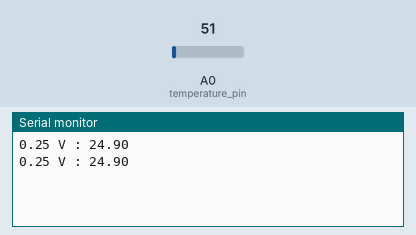
The sketch below on a simulated Arduino Mega 2560, built with avr-gcc and run on an emulated ATmega2560. Parts: the last lines printed to the serial monitor. The test bench sets the inputs (shaded band); at power-on: A0 (temperature_pin) = 51.

Above: at 1.8 s.
1.9 s: A0 (temperature_pin) set to 61
At 2.8 s:
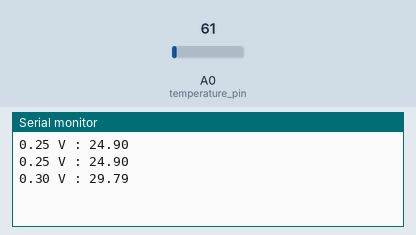
3.4 s: A0 (temperature_pin) set to 71
At 4.8 s:
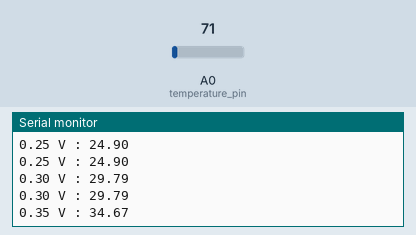
Timing chart, 0 to 6.4 s (numbered marks = the images above; inputs shaded):
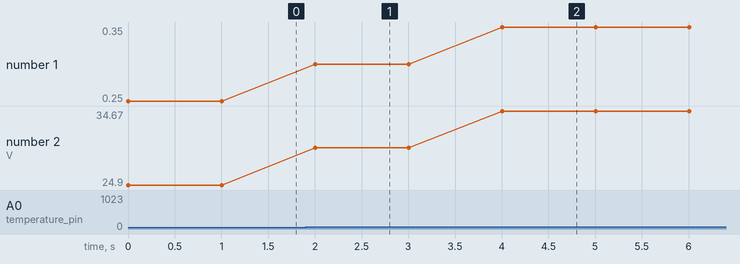

Measured:
- after the input at 1.9 s, the serial monitor: prints a new line after 0.10 s (image 1)
- after the input at 3.4 s, the serial monitor: prints a new line after 0.61 s (image 2)
- plotted number 1: 0.25 → 0.3 after the input at 1.9 s, 0.3 → 0.35 after the input at 3.4 s
- plotted number 2: 24.9 → 29.79 after the input at 1.9 s, 29.79 → 34.67 after the input at 3.4 s

The sketch:

HW10_1_201824552.ino
```cpp
int temperature_pin = A0;
float temp_C;
float computeTemperature(int analogReadValue);

void setup() {
  Serial1.begin(9600);
  Serial.begin(9600);
  pinMode(temperature_pin, INPUT);
}

void loop() {
  temp_C = computeTemperature(analogRead(temperature_pin));
  Serial.print(temp_C / 100.0);
  Serial.print(" V : ");
  Serial.println(temp_C);

  Serial1.println(temp_C);
  delay(1000);
}

float computeTemperature(int analogReadValue){
  return ((float)analogReadValue * 5.0 / 1024.0) * 100.0;
}
```
